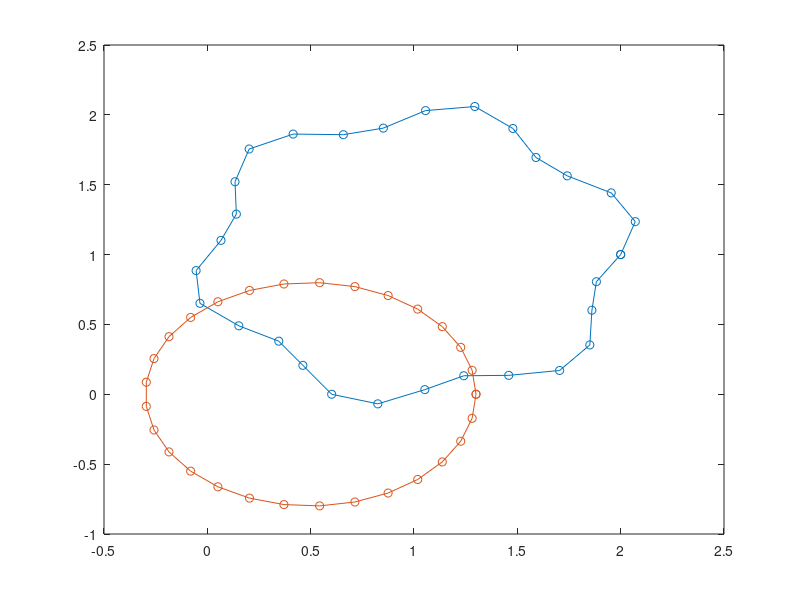

Reproduce this figure in MATLAB. (Note: this script raises an error after producing the figure.)
close all
nsample = 20;

t = linspace(eps,2*pi,30);
% t = t(1:end-1);

xin = (1+.1*sin(6*t)).*cos(t)+1;
yin = (1+.1*sin(6*t)).*sin(t)+1;

x1in = .8*cos(t)+.5;
y1in = .8*sin(t);

plot(xin,yin,'o-',x1in,y1in,'o-');
hold on
% plot(xfine,yfine,x1fine,y1fine)

[interpx interpy] = interp_radial(xin,yin,x1in,y1in,nsample);
plot(interpx,interpy,'ro-')
